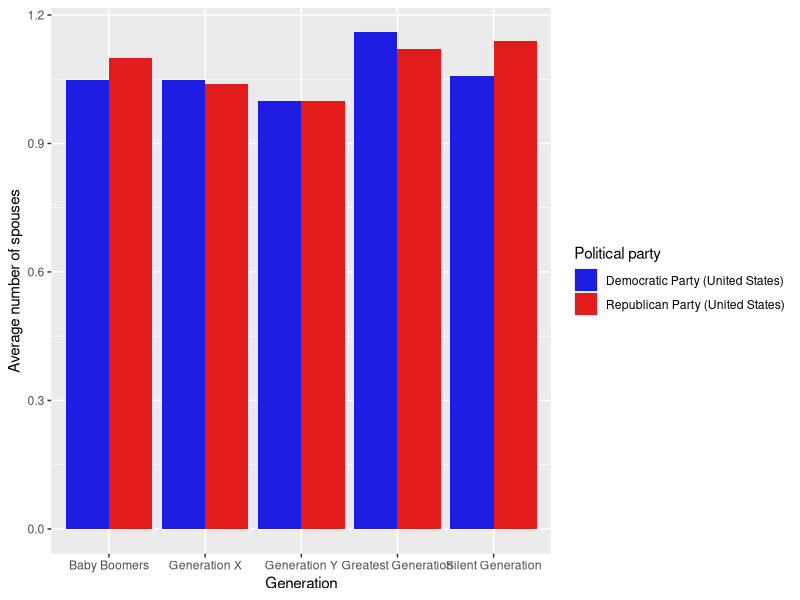
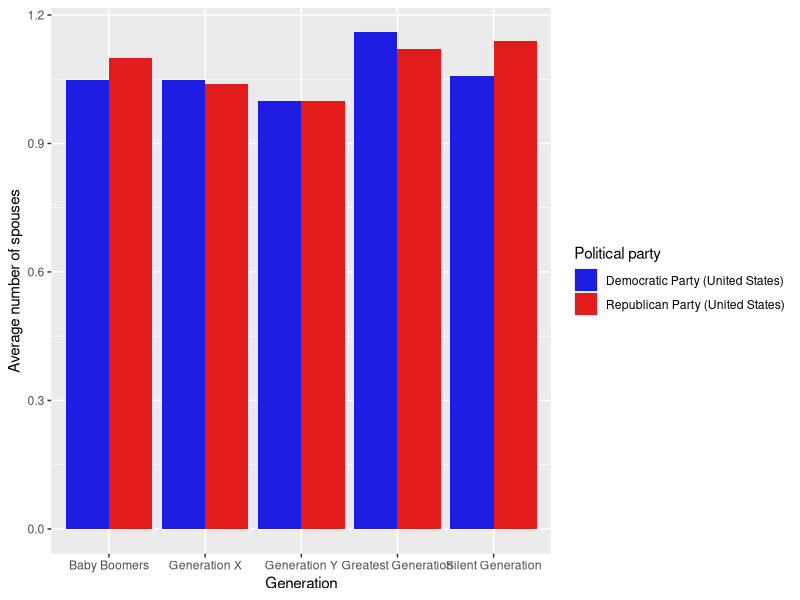

These figures' R source, in order:
 library(tidyverse)


data <- read_csv('new_cleaner_beautiful_data.csv')
#filtering data more
## data <- filter()


#col_names are: 'Name', 'Party' 'n_Spouses', 'n_Children', 'Religion', 'Birthyear'


ggplot(data, aes(x=generation, y=n_spouses, fill=party)) +
  geom_bar(stat="summary", fun=mean, position="dodge")+
  scale_fill_manual(values=c("Democratic Party (United States)"="#1E1BE3", "Republican Party (United States)"="#E31B1B"))+
  labs(x="Generation",
      y="Average number of spouses",
      fill="Political party") + scale_x_discrete(labels=c("Baby Boomers", "Generation X", "Generation Y", "Greatest Generation", "Silent Generation"))
  
ggsave("Average number of spouses vs Generation per political party.pdf", width=30, height=10, units="cm")

# ggplot(data_children_over0_birthyear_party, aes(x=birth_year, y=avg_children_year, color=party)) +
#   geom_point()+
#   geom_line()+
#   scale_color_manual(values=c("Democratic Party (United States)"="#1E1BE3", "Republican Party (United States)"="#E31B1B"))+
#   labs(x="Birth year",
#       y="Average number of children",
#     color="Political party")
# ggsave("Average number of children vs Birthyear per political party.pdf", width=30, height=10, units="cm")
